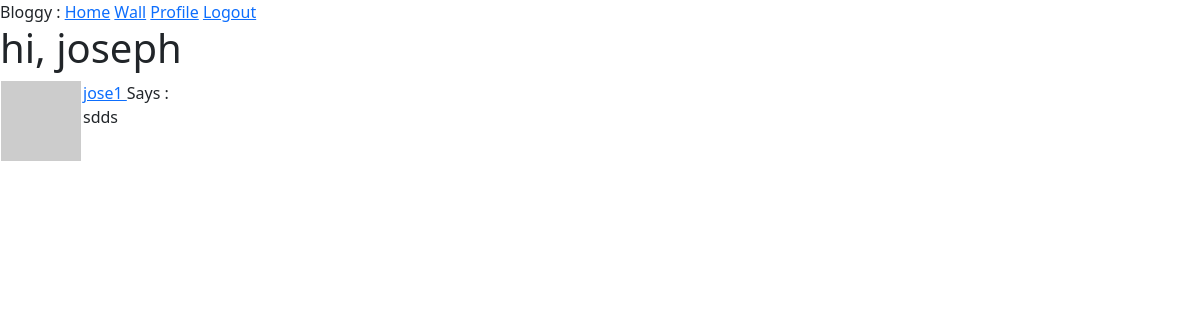
Page /wall (signed in) on the committed database.
### app/models.py (models this page shows, shortened)
class User(UserMixin, db.Model):
    id = db.Column(db.Integer, primary_key=True)
    username = db.Column(db.String(64), index=True, unique=True)
    email = db.Column(db.String(120), index=True, unique=True)
    password_hash = db.Column(db.String(120))
    posts = db.relationship('Post', backref='author', lazy='dynamic')
    about_me = db.Column(db.String(128))
    last_seen = db.Column(db.DateTime, default=datetime.utcnow)
    followed = db.relationship(
        'User', secondary=followers,
        primaryjoin=(followers.c.follower_id == id),
        secondaryjoin=(followers.c.followed_id == id),
        backref= db.backref('followers', lazy='dynamic'), lazy='dynamic'
    )
    def avatar(self, size):
        digest = md5(self.email.lower().encode('utf-8')).hexdigest()
        return 'https://www.gravatar.com/avatar/{}?d=identicon&s={}'.format(digest, size)

class Post(db.Model):
    id = db.Column(db.Integer, primary_key=True)
    body = db.Column(db.String(255))
    timestamp = db.Column(db.DateTime, index= True, default=datetime.utcnow)
    user_id = db.Column(db.Integer, db.ForeignKey('user.id'))

### app/routes.py (the view)
@app.route('/wall')
@login_required
def wall():
    posts = Post.query.order_by(Post.timestamp.desc()).all()
    return render_template('index.html', title='Wall', posts=posts)

### app/models.py (called while the page is built)
@login.user_loader
def load_user(id):
    return User.query.get(int(id))

### app/routes.py (called while the page is built)
@app.before_request
def before_request():
    if current_user.is_authenticated:
        current_user.last_seen = datetime.utcnow()
        db.session.commit()

### app/templates/index.html (shortened to what this page needs)
{% extends "base.html" %}
{% block content %}
    <h1>hi, {{ current_user.username }}</h1>
    {% for post in posts %}
        {% include "_post.html" %}
    {% endfor %}
{% endblock %}

### app/templates/_post.html
<table>
    <tr valign="top">
        <td><img src="{{ post.author.avatar(24) }}" alt="user-profile-image"></td>
        <td>
            <a href="{{ url_for('user', username=post.author.username) }}">
                {{ post.author.username }}
            </a>
            Says : <br> {{ post.body }} <br></td>
    </tr>
</table>

### rows in the picture
User: username "joseph"
Post: author.username "jose1", body "sdds"
